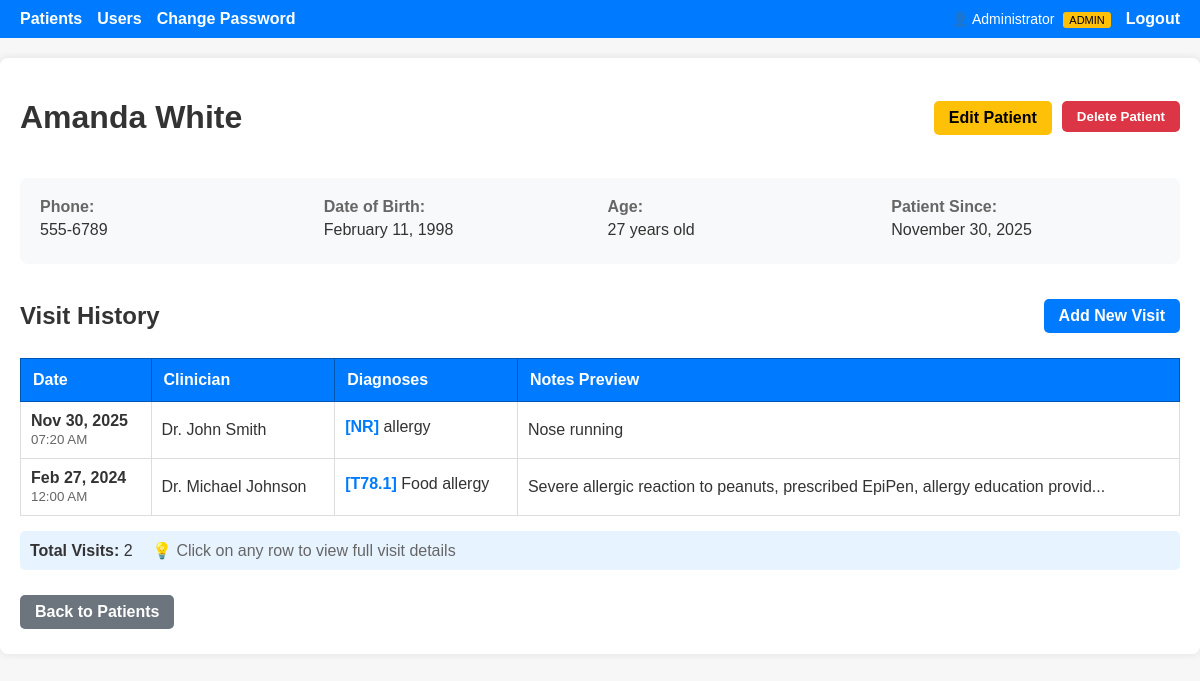
The page /patients/12 (signed in) on the database its author committed.
### doctor_app/models.py (models this page shows, shortened)
class User(UserMixin, db.Model):
    id = db.Column(db.Integer, primary_key=True)
    username = db.Column(db.String(80), unique=True, nullable=False)
    password_hash = db.Column(db.String(255), nullable=False)
    role = db.Column(db.String(20), default="doctor")  # 'admin' or 'doctor'
    full_name = db.Column(db.String(120), nullable=True)
    email = db.Column(db.String(120), nullable=True)
    created_at = db.Column(db.DateTime, default=datetime.utcnow)
    is_active = db.Column(db.Boolean, default=True)
    visits = db.relationship(
        "Visit", backref="creator", lazy=True, foreign_keys="Visit.created_by"
    )
    def is_admin(self):
        return self.role == "admin"

class Patient(db.Model):
    id = db.Column(db.Integer, primary_key=True)
    full_name = db.Column(db.String(120), nullable=False, index=True)
    phone = db.Column(db.String(30), nullable=True, index=True)
    date_of_birth = db.Column(db.Date, nullable=True)
    created_at = db.Column(db.DateTime, default=datetime.utcnow)
    visits = db.relationship(
        "Visit", backref="patient", lazy=True, cascade="all, delete-orphan"
    )

class Visit(db.Model):
    id = db.Column(db.Integer, primary_key=True)
    patient_id = db.Column(
        db.Integer, db.ForeignKey("patient.id"), nullable=False, index=True
    )
    visit_date = db.Column(db.DateTime, default=datetime.utcnow, index=True)
    clinician = db.Column(db.String(120), nullable=True)
    notes = db.Column(db.Text, nullable=True)
    created_by = db.Column(db.Integer, db.ForeignKey("user.id"), nullable=True)
    diagnoses = db.relationship(
        "Diagnosis", backref="visit", lazy=True, cascade="all, delete-orphan"
    )

class Diagnosis(db.Model):
    id = db.Column(db.Integer, primary_key=True)
    visit_id = db.Column(
        db.Integer, db.ForeignKey("visit.id"), nullable=False, index=True
    )
    code = db.Column(db.String(20), nullable=True)
    description = db.Column(db.String(255), nullable=False)

### doctor_app/patients/routes.py (the view)
@bp.route("/<int:patient_id>", methods=["GET"])
@login_required
def patient_detail(patient_id):
    patient = Patient.query.get_or_404(patient_id)
    visits = patient.visits
    return render_template(
        "patients/detail.html", patient=patient, visits=visits, now=datetime.now()
    )

### doctor_app/auth/routes.py (called while the page is built)
@login_manager.user_loader
def load_user(user_id):
    return User.query.get(int(user_id))

### doctor_app/templates/patients/detail.html (shortened to what this page needs)
{% extends 'base.html' %}
{% block content %}
<div style="display: flex; justify-content: space-between; align-items: center; margin-bottom: 20px;">
    <h1>{{ patient.full_name }}</h1>
    <div style="display: flex; gap: 10px;">
        <a href="{{ url_for('patients.edit_patient', patient_id=patient.id) }}" class="btn" style="background: #ffc107; color: #000;">Edit Patient</a>
        <form method="post" action="{{ url_for('patients.delete_patient', patient_id=patient.id) }}" style="display: inline;" onsubmit="return confirm('Are you sure you want to delete this patient? All visit records will also be deleted. This action cannot be undone.');">
            <button type="submit" class="btn" style="background: #dc3545;">Delete Patient</button>
        </form>
    </div>
</div>
<div style="background: #f8f9fa; padding: 20px; border-radius: 8px; margin-bottom: 20px;">
    <div style="display: grid; grid-template-columns: repeat(auto-fit, minmax(200px, 1fr)); gap: 15px;">
        <div>
            <strong style="color: #666;">Phone:</strong>
            <p style="margin: 5px 0;">{{ patient.phone or '—' }}</p>
        </div>
        <div>
            <strong style="color: #666;">Date of Birth:</strong>
            <p style="margin: 5px 0;">
                {% if patient.date_of_birth %}
                    {{ patient.date_of_birth.strftime('%B %d, %Y') }}
                {% else %}
                    —
                {% endif %}
            </p>
        </div>
        <div>
            <strong style="color: #666;">Age:</strong>
            <p style="margin: 5px 0;">
                {% if patient.date_of_birth %}
                    {% set age = ((now.year - patient.date_of_birth.year) - ((now.month, now.day) < (patient.date_of_birth.month, patient.date_of_birth.day))) %}
                    {{ age }} years old
                {% else %}
                    —
                {% endif %}
            </p>
        </div>
        <div>
            <strong style="color: #666;">Patient Since:</strong>
            <p style="margin: 5px 0;">{{ patient.created_at.strftime('%B %d, %Y') }}</p>
        </div>
    </div>
</div>
<div style="display: flex; justify-content: space-between; align-items: center; margin: 30px 0 15px 0;">
    <h2 style="margin: 0;">Visit History</h2>
    <a href="{{ url_for('visits.new_visit', patient_id=patient.id) }}" class="btn">Add New Visit</a>
</div>
{% if visits %}
<table style="width: 100%; border-collapse: collapse;">
    <thead>
        <tr style="background: #007bff; color: white;">
            <th style="padding: 12px; text-align: left; border: 1px solid #0056b3;">Date</th>
            <th style="padding: 12px; text-align: left; border: 1px solid #0056b3;">Clinician</th>
            <th style="padding: 12px; text-align: left; border: 1px solid #0056b3;">Diagnoses</th>
            <th style="padding: 12px; text-align: left; border: 1px solid #0056b3;">Notes Preview</th>
        </tr>
    </thead>
    <tbody>
        {% for v in visits|sort(attribute='visit_date', reverse=True) %}
        <tr style="cursor: pointer;" onclick="window.location='{{ url_for('visits.visit_detail', visit_id=v.id) }}';" onmouseover="this.style.backgroundColor='#f0f8ff';" onmouseout="this.style.backgroundColor='';">
            <td style="padding: 10px; border: 1px solid #ddd;">
                <strong>{{ v.visit_date.strftime('%b %d, %Y') }}</strong><br>
                <small style="color: #666;">{{ v.visit_date.strftime('%I:%M %p') }}</small>
            </td>
            <td style="padding: 10px; border: 1px solid #ddd;">
                {{ v.clinician or '—' }}
            </td>
            <td style="padding: 10px; border: 1px solid #ddd;">
                {% if v.diagnoses %}
                    {% for d in v.diagnoses %}
                        <div style="margin-bottom: 5px;">
                            {% if d.code %}<strong style="color: #007bff;">[{{ d.code }}]</strong>{% endif %}
                            {{ d.description }}
                        </div>
                    {% endfor %}
                {% else %}
                    <span style="color: #999;">No diagnoses</span>
                {% endif %}
            </td>
            <td style="padding: 10px; border: 1px solid #ddd;">
                {% if v.notes %}
                    {{ v.notes[:80] }}{% if v.notes|length > 80 %}...{% endif %}
                {% else %}
                    <span style="color: #999;">No notes</span>
                {% endif %}
            </td>
        </tr>
        {% endfor %}
    </tbody>
</table>
<div style="margin-top: 15px; padding: 10px; background: #e7f3ff; border-radius: 5px;">
    <strong>Total Visits:</strong> {{ visits|length }}
    <span style="margin-left: 15px; color: #666;">💡 Click on any row to view full visit details</span>
</div>
{% endif %}
<div style="margin-top: 20px;">
    <a href="{{ url_for('patients.list_patients') }}" class="btn" style="background: #6c757d;">Back to Patients</a>
</div>
{% endblock %}

### doctor_app/templates/base.html (shortened to what this page needs)
<!doctype html>
<html lang="en">
<head>
  <link rel="stylesheet" href="{{ url_for('static', filename='style.css') }}">
</head>
<body>
  <nav>
    <a href="{{ url_for('patients.list_patients') }}" class="{% if request.endpoint == 'patients.list_patients' %}active{% endif %}">Patients</a>
    {% if current_user.is_admin() %}
    <a href="{{ url_for('auth.list_users') }}" class="{% if request.endpoint in ['auth.list_users', 'auth.register', 'auth.edit_user'] %}active{% endif %}">Users</a>
    {% endif %}
    <a href="{{ url_for('auth.change_password') }}" class="{% if request.endpoint == 'auth.change_password' %}active{% endif %}">Change Password</a>
    <div style="margin-left: auto; display: flex; align-items: center; gap: 15px;">
      <span style="color: #fff; font-size: 14px;">
        👤 {{ current_user.full_name or current_user.username }}
        {% if current_user.is_admin() %}<span style="background: #ffc107; color: #000; padding: 2px 6px; border-radius: 3px; font-size: 11px; margin-left: 5px;">ADMIN</span>{% endif %}
      </span>
      <a href="{{ url_for('auth.logout') }}">Logout</a>
    </div>
  </nav>
  <main>
    {% block content %}{% endblock %}
  </main>
</body>
</html>

### doctor_app/static/style.css (style rules this page uses)
body { font-family: Arial; background: #f7f7f7; color: #333; margin: 0; padding: 0; }
main { max-width: 1200px; margin: 20px auto; padding: 20px; background: #fff; border-radius: 8px; box-shadow: 0 0 8px rgba(0,0,0,0.1); }
nav { background: #007bff; padding: 10px 20px; display: flex; gap: 15px; }
nav a { color: #fff; text-decoration: none; font-weight: bold; }
.btn { padding: 8px 15px; border-radius: 5px; background: #007bff; color: #fff; text-decoration: none; font-weight: bold; display: inline-block; margin: 5px 0; cursor: pointer; border: none; }
table { width: 100%; border-collapse: collapse; margin-top: 20px; }
table thead tr { background: #007bff; color: white; }
table th { padding: 12px; text-align: left; border: 1px solid #0056b3; font-weight: bold; }
table td { padding: 10px; border: 1px solid #ddd; }
table tbody tr { border-bottom: 1px solid #ddd; transition: background-color 0.2s ease; }

### rows shown on the page
User: full_name "Administrator"
Patient: full_name "Amanda White", phone "555-6789", date_of_birth "February 11, 1998", created_at "November 30, 2025"
Visit: visit_date "Nov 30, 2025", visit_date "07:20 AM", clinician "Dr. John Smith", notes "Nose running"
Diagnosis: code "NR", description "allergy"
Visit: visit_date "Feb 27, 2024", visit_date "12:00 AM", clinician "Dr. Michael Johnson", notes "Severe allergic reaction to peanuts, prescribed EpiPen, allergy education provid"
Diagnosis: code "T78.1", description "Food allergy"

### other values the page prints
{{ age }} "27"
{{ visits|length }} "2"
